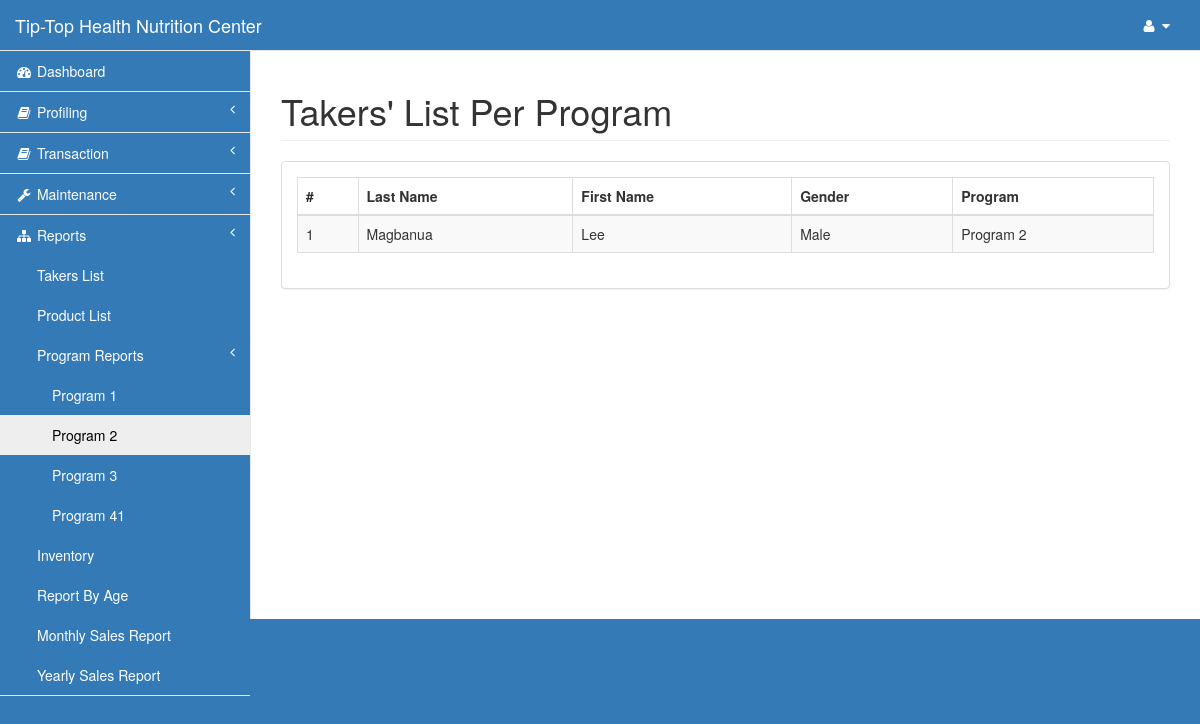
The app's page /pages/program_list.php?program_id=2 (signed in), older data.
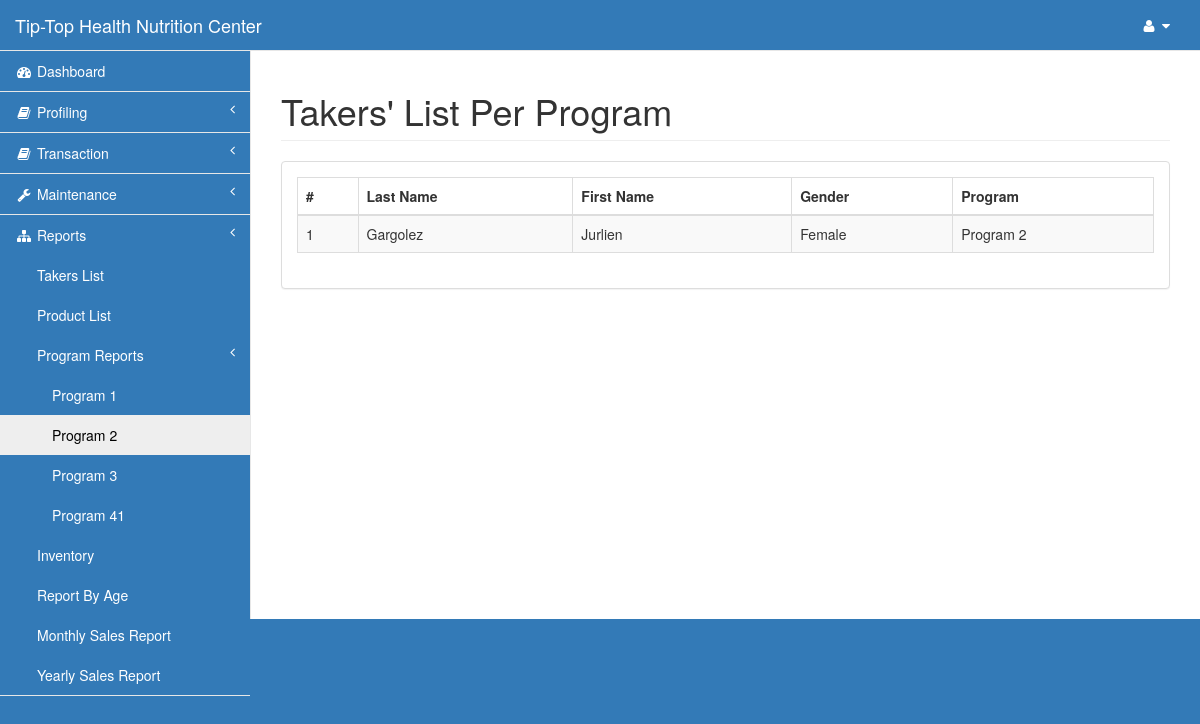
The same page, newer data.
### tables this page shows
CREATE TABLE `program` (
  `program_id` int(11) NOT NULL,
  `program_name` varchar(30) NOT NULL
);

CREATE TABLE `taker` (
  `id` int(11) NOT NULL,
  `last` varchar(15) NOT NULL,
  `first` varchar(15) NOT NULL,
  `phone` varchar(11) NOT NULL,
  `gender` varchar(6) NOT NULL,
  `bday` date NOT NULL,
  `referrer_name` varchar(30) NOT NULL,
  `referrer_contact` varchar(30) NOT NULL,
  `address` varchar(100) NOT NULL,
  `email` varchar(30) NOT NULL,
  `status` varchar(8) NOT NULL,
  `points` decimal(7,2) NOT NULL,
  `discount` decimal(10,2) NOT NULL,
  `height` decimal(5,2) NOT NULL,
  `orig_weight` decimal(5,2) NOT NULL
);

### pages/program_list.php (the view, shortened to what the changed rows need)
<?php include('session.php');?>
<!DOCTYPE html>
<html lang="en">
<head>
    <?php include('css.php');?>
</head>
<body>
    <div id="wrapper">
        <?php include('nav.php');?>
        <div id="page-wrapper">
            <div class="row">
                <div class="col-lg-12">
                    <h1 class="page-header">Takers' List Per Program</h1>
                </div>
            </div>
            <div class="row">
                <div class="col-lg-12">
                    <div class="panel panel-default">
                        <div class="panel-body">
                            <table width="100%" class="table table-striped table-bordered table-hover">
                                <thead>
                                    <tr>
                                        <th>#</th>
                                        <th>Last Name</th>
                                        <th>First Name</th>
                                        <th>Gender</th>
                                        <th>Program</th>
                                    </tr>
                                </thead>
                                <tbody>
<?php
        $program_id=$_REQUEST['program_id'];
        $query=mysqli_query($con,"select * from taker natural join monitoring natural join program where monitor_status <> 'Finished' and program_id='$program_id' order by last,first")or die(mysqli_error($con));
            $i=1;
          while ($row=mysqli_fetch_array($query)){
?>
                                    <tr class="odd gradeX">
                                        <td class="center"><?php echo $i;?></td>
                                        <td><?php echo $row['last'];?></td>
                                        <td><?php echo $row['first'];?></td>
                                        <td><?php echo $row['gender'];?></td>
                                        <td><?php echo $row['program_name'];?></td>
                                    </tr>
<?php $i++;}?>
                                </tbody>
                            </table>
                    </div>
                </div>
            </div>
        </div>
    </div>
</body>
</html>

### pages/nav.php (shortened to what the changed rows need)
<nav class="navbar navbar-default navbar-static-top" role="navigation" style="margin-bottom: 0;background-color: #337ab7;">
            <div class="navbar-default sidebar" role="navigation">
                <div class="sidebar-nav navbar-collapse">
                    <ul class="nav" id="side-menu">
                        <li>
                            <ul class="nav nav-second-level">
                                <li>
                                    <ul class="nav nav-third-level">
<?php
        $query=mysqli_query($con,"select * from program order by program_name")or die(mysqli_error($con));
              while ($row=mysqli_fetch_array($query)){
?>
                                        <li>
                                            <a href="program_list.php?program_id=<?php echo $row['program_id'];?>"><?php echo $row['program_name'];?></a>
                                        </li>
<?php }?>
                                    </ul>
                                </li>
                            </ul>
                        </li>
                    </ul>
                </div>
            </div>
        </nav>

Row changes from the older to the newer data that the page shows:
no longer on this page (row edited): taker: last "Magbanua", first "Lee", gender "Male", program.program_name "Program 2"
now on this page (row edited): taker: last "Gargolez", first "Jurlien", gender "Female", program.program_name "Program 2"
